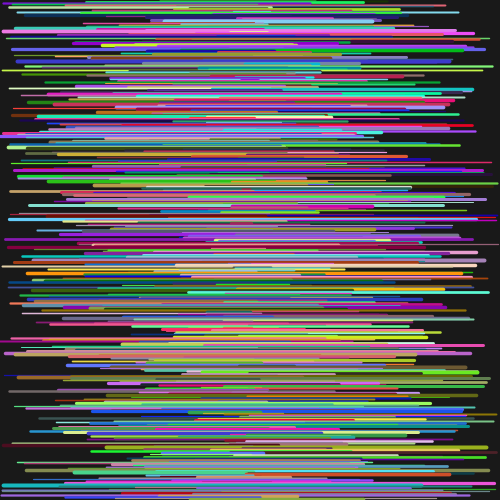
Frame 1 (no input)
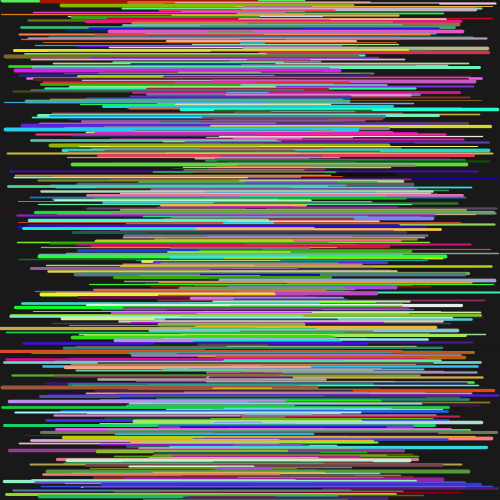
Frame 60 (the mouse pressed at the canvas centre just before this capture)
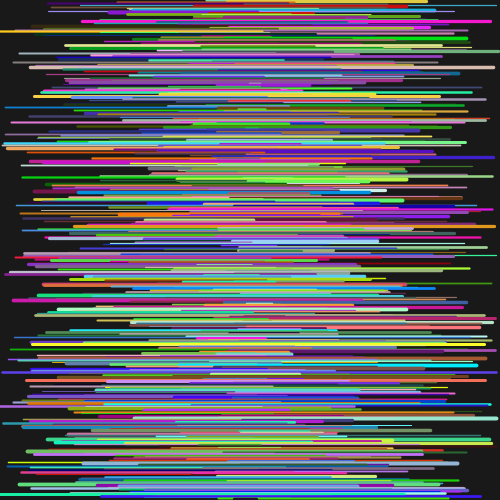
Frame 120 (the mouse held since frame 60 and released just before this capture)

The Processing sketch that drew these frames (run headless with seeded random() and noise(); from frame 60 on, the mouse is pressed at the canvas centre):

// Processing sketch: processing_184396
// ── processing_184396.pde



void setup() {
size(500,500);
frameRate(25);
smooth();
}

void draw(){
 background(25); 
  for (int i=0; i < 500; i=i+1) {
   
    float x= random(0,250);
    float y= random(250,500);
    strokeWeight(random(1,4));
     stroke(random(255),random(255),random(255));
    line (x, i, y, i);
    
  }
 

}
